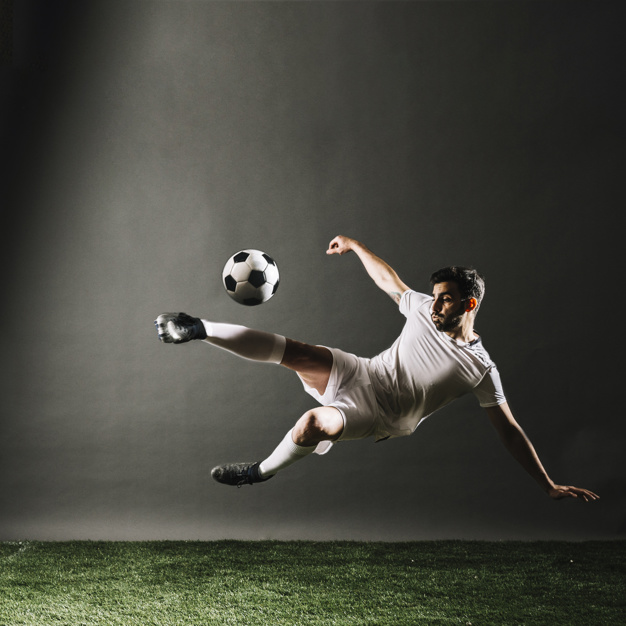
#> input picture jogador.jpg, 626 x 626 px
$ python teste.py
#> lines starting #> are read from the running program, lines starting #| are printed output that depends on the picture
import cv2
import numpy as np

img = cv2.imread( 'jogador.jpg' )
#> img is the input picture: shape (626, 626, 3); mean B, G, R 62.3, 70.7, 70.2
imgY = cv2.cvtColor( img, cv2.COLOR_BGR2YCrCb)
#> imgY: shape (626, 626, 3); mean of channels 0, 1, 2 69.6, 128.5, 123.9
imgY1 = imgY[::2,::2,1]
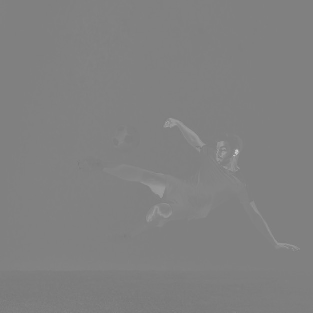
#> imgY1: shape (313, 313); min 119, max 204, mean 128.5
imgY2 =  imgY[::2,::2,2]

imgYampliada1 = np.repeat( imgY1, 2, axis=0 )
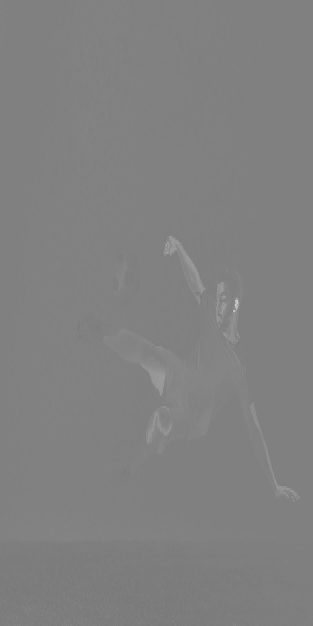
#> imgYampliada1: shape (626, 313); min 119, max 204, mean 128.5
imgFinalAmpliada1 = np.repeat( imgYampliada1, 2, axis=1 )

imgYampliada2 = np.repeat( imgY2, 2, axis=0 )
imgFinalAmpliada2 = np.repeat( imgYampliada2, 2, axis=1 )

print( imgY1.shape )
#| (313, 313)

imgRemontada=np.zeros(imgY.shape,np.uint8)
imgRemontada[:,:,0]=imgY[:,:,0]
#> imgRemontada: shape (626, 626, 3); mean of channels 0, 1, 2 69.6, 0, 0
imgRemontada[:,:,1]= imgY[:,:,1]
#> imgRemontada: shape (626, 626, 3); mean of channels 0, 1, 2 69.6, 128.5, 0
imgRemontada[:,:,2]=imgY[:,:,2]

#> (the run stopped early here; a loop or call above may not have finished)

$ run again, with casa.jpg copied over jogador.jpg
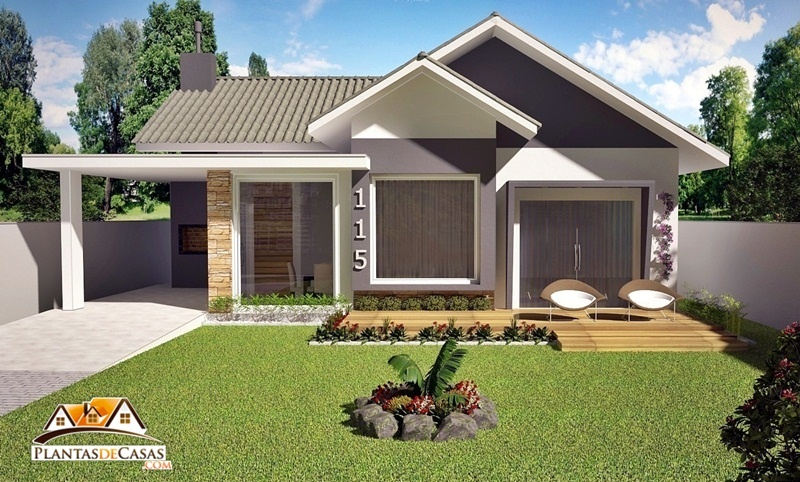
#> input picture casa.jpg, 800 x 482 px
#> img is the input picture: shape (482, 800, 3); mean B, G, R 109.4, 130.7, 128.2
#> imgY: shape (482, 800, 3); mean of channels 0, 1, 2 127.5, 128.5, 117.8
#> `imgY2 =  imgY[::2,::2,2]`:
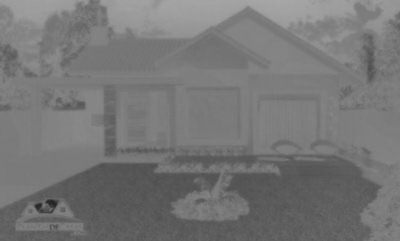
#> imgY2: shape (241, 400); min 34, max 167, mean 117.9
#> `imgYampliada2 = np.repeat( imgY2, 2, axis=0 )`:
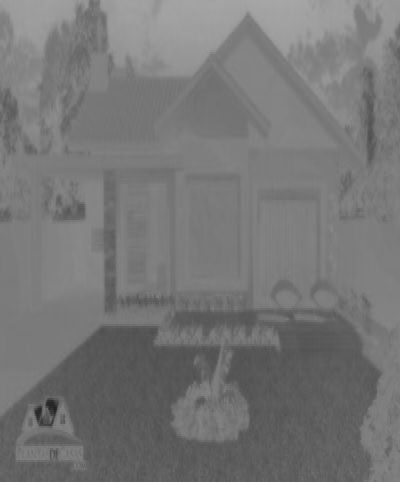
#> imgYampliada2: shape (482, 400); min 34, max 167, mean 117.9
#| (241, 400)
